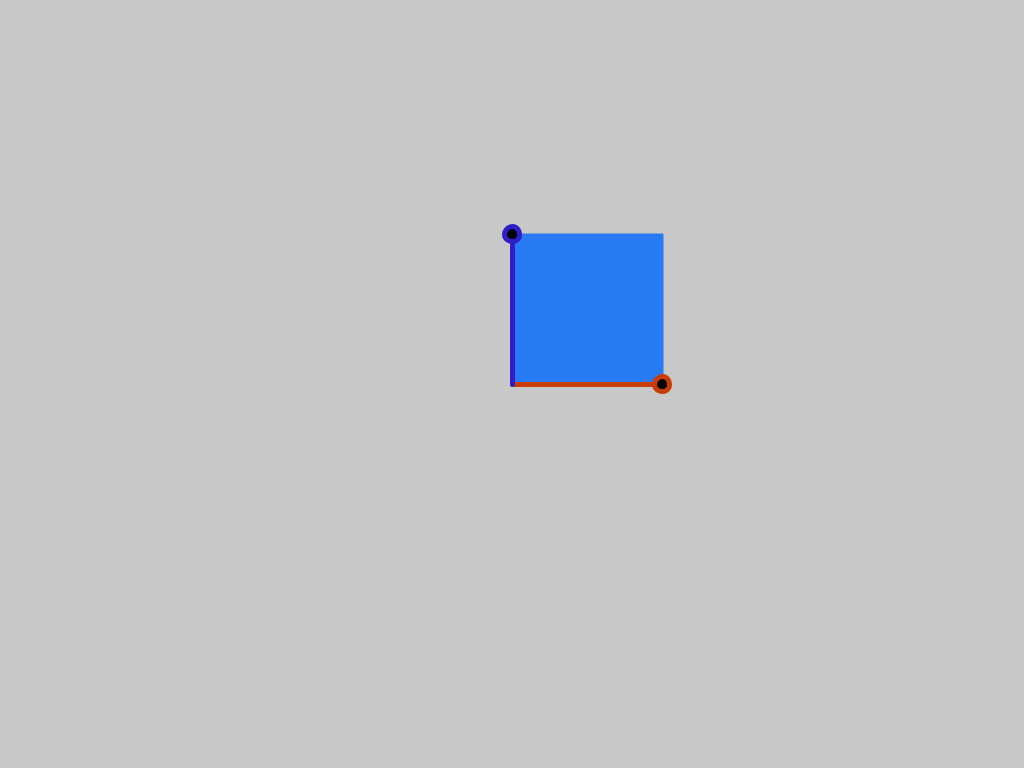
Frame 1 (no input)
Frame 60 (the mouse pressed at the canvas centre just before this capture): identical to frame 1, image omitted
Frame 120 (the mouse held since frame 60 and released just before this capture): identical to frame 1, image omitted

The Processing sketch that drew this single still picture (run headless with seeded random() and noise(); from frame 60 on, the mouse is pressed at the canvas centre):

// Processing sketch: parallelogram
// ── parallelogram.pde
PVector point;
PVector[] direction;

PMatrix2D rotation;
boolean rotating;

void setup() {
  size(1024, 768);
  
  point = new PVector(width/2, height/2);
  direction = new PVector[]{
    new PVector(150, 0),
    new PVector(0, -150),
  };
  rotation = new PMatrix2D();
  rotation.rotate(radians(1));
  rotating = false;
}

void draw() {
  background(200, 200, 200);
  drawParallelogram(point, direction[0], direction[1], 15);
  if (rotating)
    rotation.mult(direction[0], direction[0]);
}

/*

A parallelogram can be written in parametric form as
p = p0 + dirx*t + diry*s where [t, s] are parameterization from [0, 1]

p0 is the origin point
dirx is the x direction vector
diry is the y direction vector

*/

void drawParallelogram(PVector origin, PVector dirx, PVector diry, float tr) {
  strokeWeight(2);
  stroke(41, 122, 245);

  float dy = 1.0/diry.mag();
  PVector u0 = PVector.mult(dirx, 0);
  PVector u1 = PVector.mult(dirx, 1);
  PVector q0 = PVector.add(origin, u0);
  PVector q1 = PVector.add(origin, u1);
    
  for (float y = 0; y <= 1; y += dy) {
    PVector v = PVector.mult(diry, y);
    PVector p0 = PVector.add(q0, v);
    PVector p1 = PVector.add(q1, v);
    line(p0.x, p0.y, p1.x, p1.y);
  }
  
  strokeWeight(5);
  fill(0, 0, 0);
  stroke(200, 60, 8);
  line(origin.x, origin.y, origin.x+dirx.x, origin.y+dirx.y);
  circle(origin.x+dirx.x, origin.y+dirx.y, tr);
  stroke(50, 30, 200);
  line(origin.x, origin.y, origin.x+diry.x, origin.y+diry.y);
  circle(origin.x+diry.x, origin.y+diry.y, tr);
}

void keyPressed() {
  if (key == ' ')
    rotating = !rotating;
}

void mousePressed() {
  PVector dir = new PVector(mouseX-point.x, mouseY-point.y);
  if (mouseButton == LEFT)
    direction[0] = dir;
  else if (mouseButton == RIGHT)
    direction[1] = dir;
  else if (mouseButton == CENTER)
    point = new PVector(mouseX, mouseY);
}
